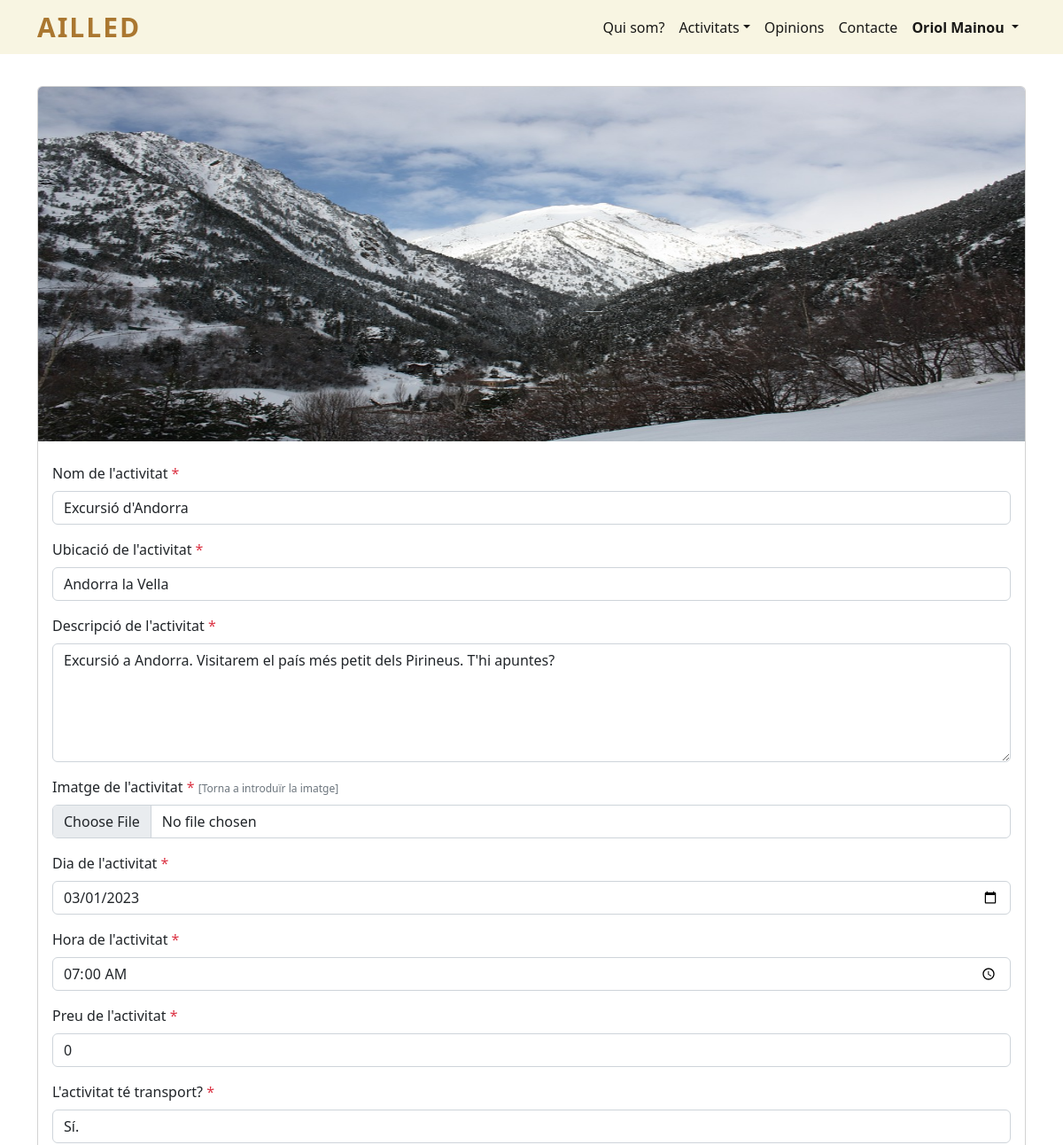
The app's page /detall_activitat.php?id=1 (signed in, upper part), older data.
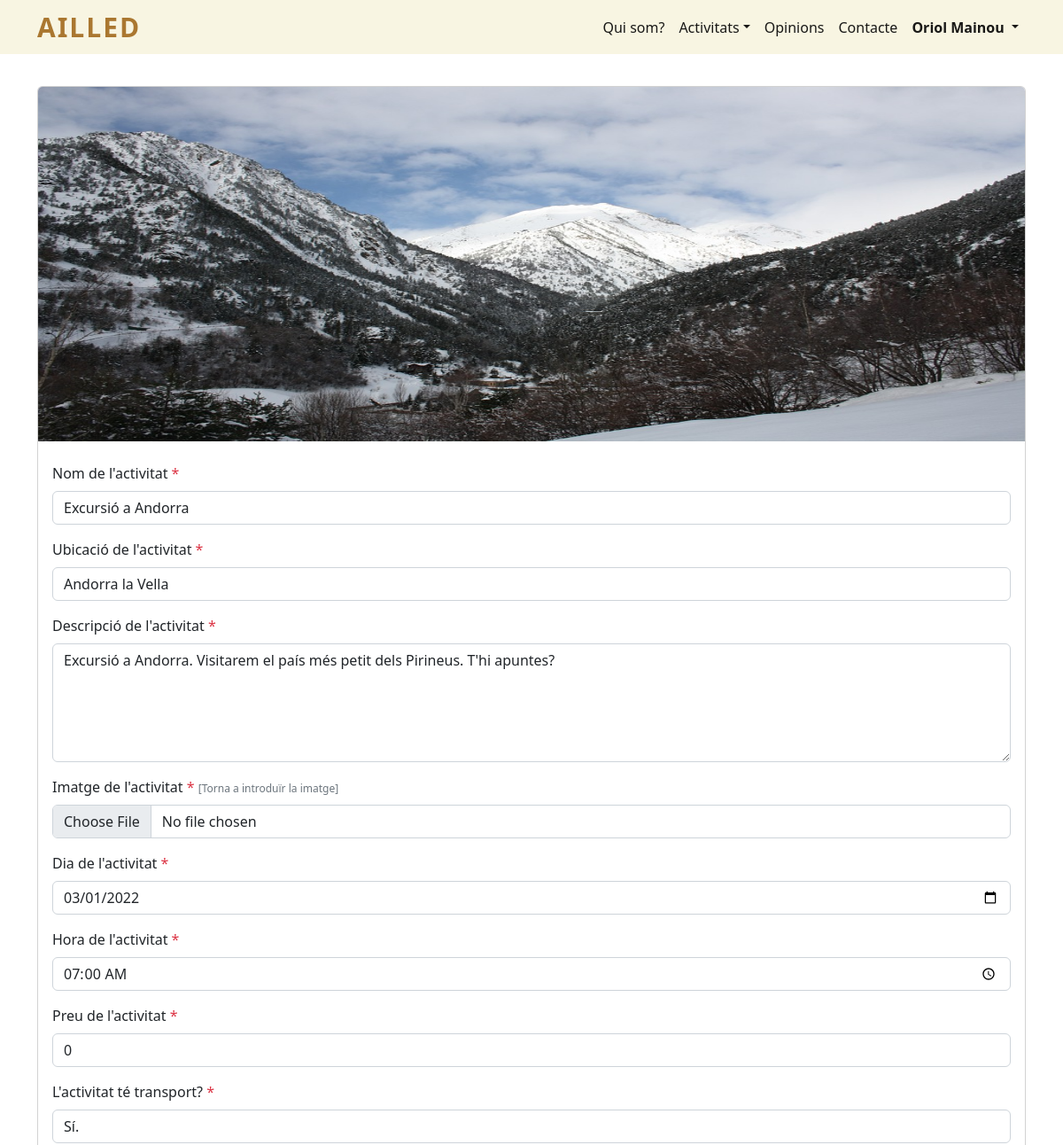
The same page, newer data.
### tables this page shows
CREATE TABLE `activitat` (
  `id` int(11) NOT NULL,
  `nom` varchar(50) NOT NULL,
  `id_usuari` int(11) NOT NULL,
  `ubicacio` varchar(50) NOT NULL,
  `descripcio` varchar(300) NOT NULL,
  `participants` int(11) NOT NULL,
  `participants_disponibles` int(11) NOT NULL,
  `dia` date NOT NULL,
  `hora` time NOT NULL,
  `preu` int(11) NOT NULL,
  `imatge` varchar(50) NOT NULL,
  `transport` int(11) NOT NULL,
  `lloc_sortida_transport` varchar(50) NOT NULL,
  `id_vehicle_transport` int(11) NOT NULL,
  `voluntaris` int(11) NOT NULL,
  `voluntaris_disponibles` int(11) NOT NULL,
  `esta_acceptada` int(11) NOT NULL
);

### detall_activitat.php (the view, shortened to what this page needs)
<!doctype html>
<html lang="es">
<head>
  <?php
    include "codi_repetit/head.php";
  ?>
</head>
<body>
  <header>
    <?php
      include "codi_repetit/menu_navegacio.php";
    ?>
  </header>
  <main>
    <section id="detall_activitat">
      <div class="container">
        <?php
        if (isset($_SESSION["id_usuari_sessio"])) {
        ?>
        <?php
    $id_activitat_buscada = $_GET["id"];
    $sql = "SELECT * FROM activitat WHERE id = '$id_activitat_buscada'";
    $result = $connexio->query($sql);
    if ($result->num_rows > 0) {
      while ($row = $result->fetch_assoc()) {
        if (isset($_SESSION['id_usuari_sessio'])) {
          if ($row["id_usuari"] == $_SESSION['id_usuari_sessio']) {
            ?>
            <form action="detall_activitat.php?id=<?php echo $row['id'] ?>" method="post" enctype="multipart/form-data">
              <div class="card mb-3">
                <img class="card-img-top" src="imatges/activitats/<?php echo $row['imatge'] ?>" title="<?php echo $row['nom'] ?>" alt="<?php echo $row['nom'] ?>" height="400" >
                <div class="card-body">
                  <div class="col-12 py-2">
                    <label for="nom" class="form-label">
                      Nom de l'activitat
                      <span class="text-danger">*</span>
                    </label>
                    <input value="<?php echo $row['nom'] ?>" type="text" class="form-control" maxlength="50" minlength="1" name="nom_activitat" id="nom" required>
                  </div>
                  <div class="col-12 py-2">
                    <label for="ubicacio" class="form-label">
                      Ubicació de l'activitat
                      <span class="text-danger">*</span>
                    </label>
                    <input value="<?php echo $row['ubicacio'] ?>" type="text" class="form-control" maxlength="50" minlength="1" name="ubicacio_activitat" id="ubicacio" required>
                  </div>
                  <div class="col-12 py-2">
                    <label for="descripcio" class="form-label">
                      Descripció de l'activitat
                      <span class="text-danger">*</span>
                    </label>
                    <textarea name="descripcio_activitat" id="descripcio" rows="5" class="form-control" maxlength="300" required><?php echo $row['descripcio'] ?></textarea>
                  </div>
                  <div class="col-12 py-2">
                    <label for="imatge" class="form-label">
                      Imatge de l'activitat
                      <span class="text-danger">*</span>
                      <span class="text-muted" id="max_paraules">[Torna a introduïr la imatge]</span>
                    </label>
                    <input type="file" class="form-control" name="img_activitat" id="imatge" required>
                  </div>
                  <div class="col-12 py-2">
                    <label for="dia" class="form-label">
                      Dia de l'activitat
                      <span class="text-danger">*</span>
                    </label>
                    <input value="<?php echo $row['dia'] ?>" type="date" class="form-control" name="dia_activitat" id="dia" required>
                  </div>
                  <div class="col-12 py-2">
                    <label for="hora" class="form-label">
                      Hora de l'activitat
                      <span class="text-danger">*</span>
                    </label>
                    <input value="<?php echo $row['hora'] ?>" type="time" class="form-control" name="hora_activitat" id="hora" required>
                  </div>
                  <div class="col-12 py-2">
                    <label for="preu" class="form-label">
                      Preu de l'activitat
                      <span class="text-danger">*</span>
                    </label>
                    <input value="<?php echo $row['preu'] ?>" type="number" class="form-control" name="preu_activitat" id="preu" min="0" required>
                  </div>
                  <div class="col-12 py-2">
                    <label for="transport" class="form-label">
                      L'activitat té transport?
                      <span class="text-danger">*</span>
                    </label>
                    <select class="form-control" id="transport" name="transport_activitat">
                      <?php
                      if ($row["transport"] > 0) {
                        echo "<option value='1'>Sí.</option>";
                      } else {
                        echo "<option value='0'>No.</option>";
                        echo "<option value='1'>Sí.</option>";
                      }
                      ?>
                    </select>
                  </div>
                </div>
              </div>
            </form>
            <?php
          }
        }
      }
    } else {
      echo "<div class='alert alert-danger' role='alert'>No hi ha cap activitat amb aquesta id: " . $id_activitat_buscada . "</div>";
    }
  } else {
    no_ha_iniciat_sessio();
  }
  ?>
  </div>
  </section>
  </main>
</body>
</html>

Row changes from the older to the newer data that the page shows:
changed activitat "Andorra la Vella": nom_activitat "Excursió d'Andorra" → "Excursió a Andorra"; dia_activitat "03/01/2023" → "03/01/2022"
